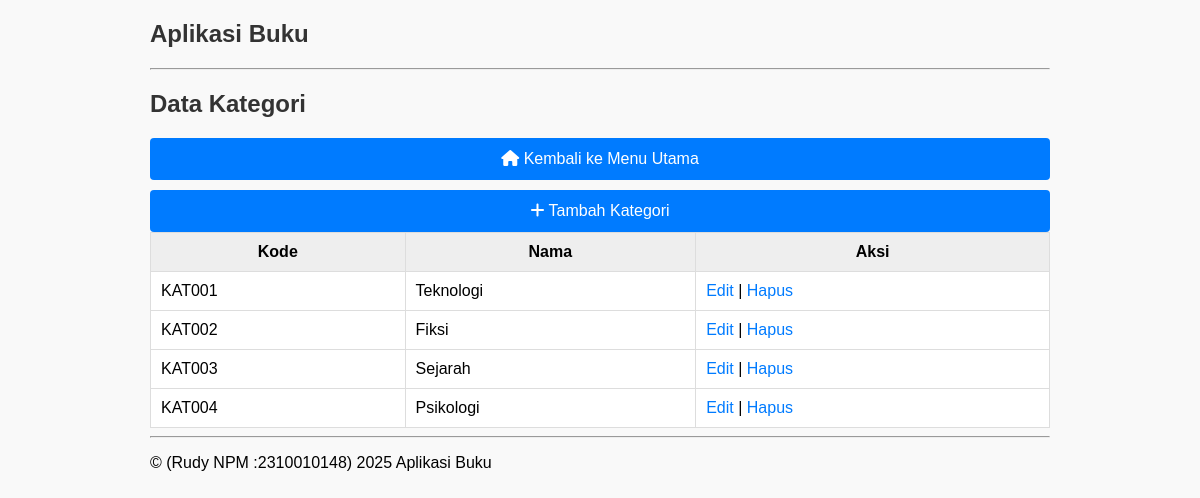
The page /kategori/index.php on the database its author committed.
### tables this page shows
CREATE TABLE IF NOT EXISTS `kategori` (
  `kode_kategori` varchar(10) NOT NULL,
  `nama_kategori` varchar(20) DEFAULT NULL,
  PRIMARY KEY (`kode_kategori`)
);

### kategori/index.php (the view, shortened to what this page needs)
<?php
include "../config/koneksi.php";
$data = mysqli_query($koneksi, "SELECT * FROM kategori");
?>
<h2>Data Kategori</h2>
<div class="nav-links">
    <a href="../index.php"><i class="fas fa-home"></i> Kembali ke Menu Utama</a>
    <a href="tambah.php"><i class="fas fa-plus"></i> Tambah Kategori</a>
</div>
<table>
    <tr><th>Kode</th><th>Nama</th><th>Aksi</th></tr>
    <?php while ($d = mysqli_fetch_assoc($data)) { ?>
        <tr>
            <td><?= htmlspecialchars($d['kode_kategori']) ?></td>
            <td><?= htmlspecialchars($d['nama_kategori']) ?></td>
            <td>
                <a href="edit.php?kode=<?= urlencode($d['kode_kategori']) ?>">Edit</a> |
                <a href="hapus.php?kode=<?= urlencode($d['kode_kategori']) ?>" onclick="return confirm('Yakin Ingin Menghapus Data Ini?')">Hapus</a>
            </td>
        </tr>
    <?php } ?>
</table>
<?php
include "../config/layout.php";
?>

### assets/style.css (style rules this page uses)
body { font-family: Arial, sans-serif; margin: 20px; background: #f9f9f9; }
h2 { margin-bottom: 20px; color: #333; }
table { border-collapse: collapse; width: 100%; background: white; }
table, th, td { border: 1px solid #ddd; }
th { background: #eee; }
th, td { padding: 10px; }
a { text-decoration: none; color: #007bff; }
.nav-links { display: flex !important; flex-direction: column !important; gap: 10px !important; }
.nav-links a { display: block !important; background: #007bff; color: white; padding: 12px; border-radius: 4px; text-align: center; transition: background 0.2s ease; }

### rows shown on the page
kategori: kode_kategori "KAT001", nama_kategori "Teknologi"
kategori: kode_kategori "KAT002", nama_kategori "Fiksi"
kategori: kode_kategori "KAT003", nama_kategori "Sejarah"
kategori: kode_kategori "KAT004", nama_kategori "Psikologi"

### other values the page prints
$siteTitle "Aplikasi Buku"
